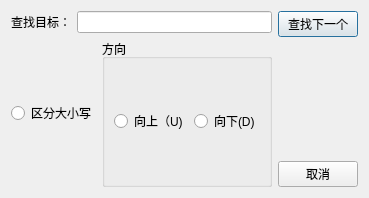
<?xml version="1.0" encoding="UTF-8"?>
<ui version="4.0">
 <class>SearchDialog</class>
 <widget class="QDialog" name="SearchDialog">
  <property name="geometry">
   <rect>
    <x>0</x>
    <y>0</y>
    <width>307</width>
    <height>198</height>
   </rect>
  </property>
  <property name="windowTitle">
   <string>查找</string>
  </property>
  <layout class="QHBoxLayout" name="horizontalLayout_6">
   <item>
    <layout class="QHBoxLayout" name="horizontalLayout_5">
     <item>
      <layout class="QVBoxLayout" name="verticalLayout_2">
       <item>
        <layout class="QHBoxLayout" name="horizontalLayout">
         <item>
          <widget class="QLabel" name="label">
           <property name="text">
            <string>查找目标：</string>
           </property>
          </widget>
         </item>
         <item>
          <widget class="QLineEdit" name="searchText"/>
         </item>
        </layout>
       </item>
       <item>
        <layout class="QHBoxLayout" name="horizontalLayout_4">
         <item>
          <widget class="QRadioButton" name="cbCaseSensitive">
           <property name="text">
            <string>区分大小写</string>
           </property>
          </widget>
         </item>
         <item>
          <widget class="QGroupBox" name="groupBox">
           <property name="title">
            <string>方向</string>
           </property>
           <layout class="QHBoxLayout" name="horizontalLayout_3">
            <item>
             <layout class="QHBoxLayout" name="horizontalLayout_2">
              <item>
               <widget class="QRadioButton" name="rbUp">
                <property name="text">
                 <string>向上（U)</string>
                </property>
               </widget>
              </item>
              <item>
               <widget class="QRadioButton" name="rbDown">
                <property name="text">
                 <string>向下(D)</string>
                </property>
               </widget>
              </item>
             </layout>
            </item>
           </layout>
          </widget>
         </item>
        </layout>
       </item>
      </layout>
     </item>
     <item>
      <layout class="QVBoxLayout" name="verticalLayout">
       <item>
        <widget class="QPushButton" name="btFindNext">
         <property name="text">
          <string>查找下一个</string>
         </property>
        </widget>
       </item>
       <item>
        <spacer name="verticalSpacer">
         <property name="orientation">
          <enum>Qt::Orientation::Vertical</enum>
         </property>
         <property name="sizeHint" stdset="0">
          <size>
           <width>20</width>
           <height>40</height>
          </size>
         </property>
        </spacer>
       </item>
       <item>
        <widget class="QPushButton" name="btCancel">
         <property name="text">
          <string>取消</string>
         </property>
        </widget>
       </item>
      </layout>
     </item>
    </layout>
   </item>
  </layout>
 </widget>
 <resources/>
 <connections/>
</ui>
